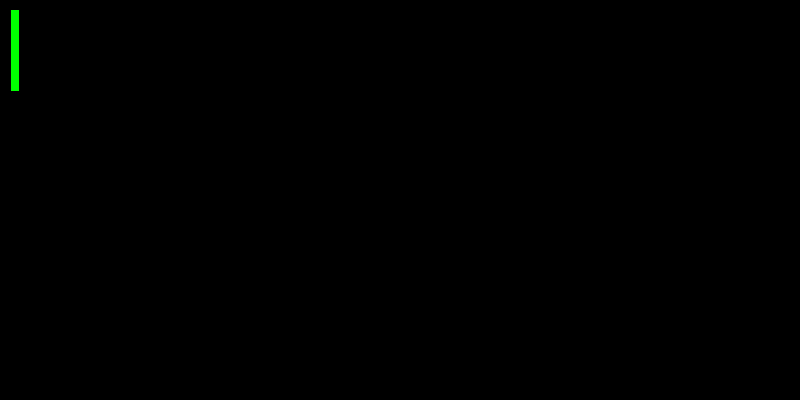
Frame 1 (no input)
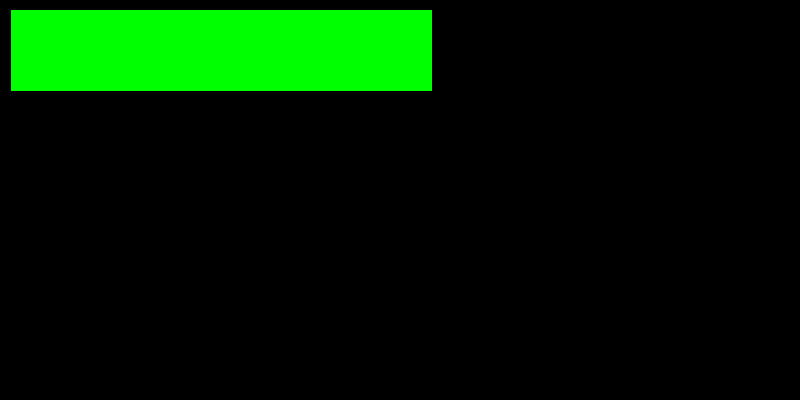
Frame 60 (the mouse pressed at the canvas centre just before this capture)
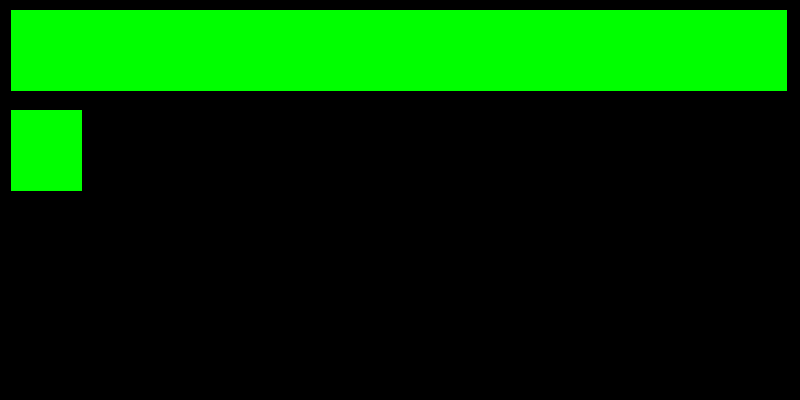
Frame 120 (the mouse held since frame 60 and released just before this capture)

The Processing sketch that drew these frames (run headless with seeded random() and noise(); from frame 60 on, the mouse is pressed at the canvas centre):

// Processing sketch: processing_93808
// ── processing_93808.pde

int BarLen = 0;
int BarHeight = 80;
int BarMax = 775;
int BarXPos = 11;
int BarYPos = 10;


void setup() {
  
  size(800,400);
  background(0);
  
  fill(0);
   
}

void draw() {
  
  bar();
  
  if (BarLen >= BarMax) { //if the previous bar has finished drawing, draw a new bar 100 pixels down
    BarYPos += 100;
    BarLen = 0;
    bar();
    if(BarYPos > height) {
      BarYPos = BarYPos;
    }
  }
 
}
 
void bar() {
  
  
  BarLen += 7;
  
  if (BarLen >= BarMax) { //stop the bar before it goes off the screen
    BarLen = BarMax;
    }
    
  stroke(0,255,0); //draw the progress bar
  fill(0,255,0);
  rect(BarXPos,BarYPos,BarLen,BarHeight);
}
  
